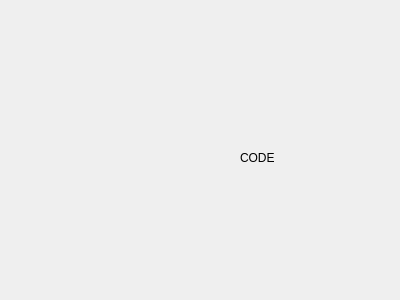
<?xml version="1.0" encoding="UTF-8"?>
<ui version="4.0">
 <class>Container</class>
 <widget class="QWidget" name="Container">
  <property name="geometry">
   <rect>
    <x>0</x>
    <y>0</y>
    <width>400</width>
    <height>300</height>
   </rect>
  </property>
  <property name="windowTitle">
   <string>Form</string>
  </property>
  <widget class="QLabel" name="label">
   <property name="geometry">
    <rect>
     <x>240</x>
     <y>150</y>
     <width>49</width>
     <height>16</height>
    </rect>
   </property>
   <property name="text">
    <string>CODE</string>
   </property>
  </widget>
 </widget>
 <resources/>
 <connections/>
</ui>
